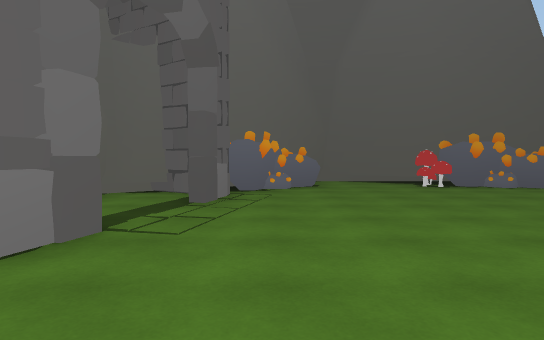
[1] (above)

19 first-person views from a walk through a scene from a Unity 3-D project. The camera is 1.3 m above the floor, tilts 2° down and sees 75° across. Doors are open. The floor is counted in squares, 2 m on a side. Each view is taken from the middle of a square. On the plan, view 1 faces up. The plan holds only what a view shows up to about 10 squares ahead; the rest is blank. The place goes on beyond the plan. The player is left out. Some animated figures are not drawn.

[2]
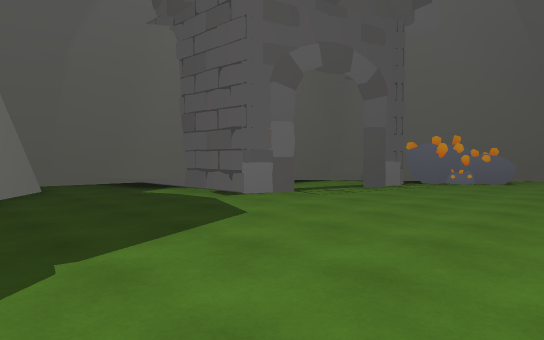

[3]
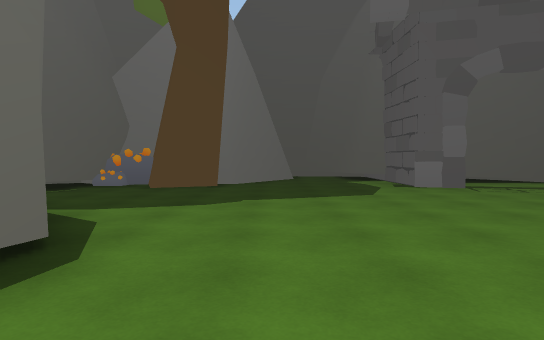

[4]
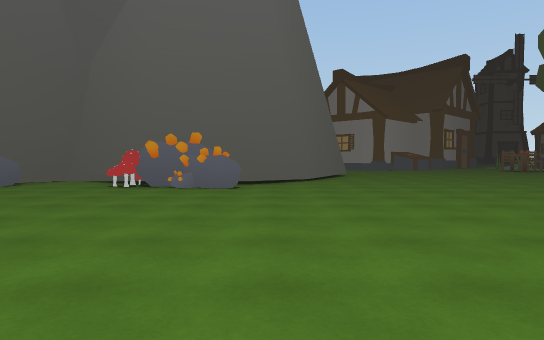

[5]
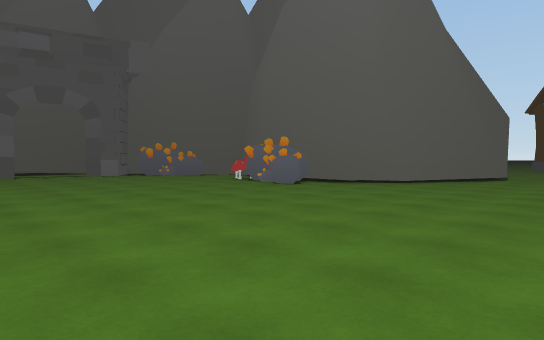

[6]
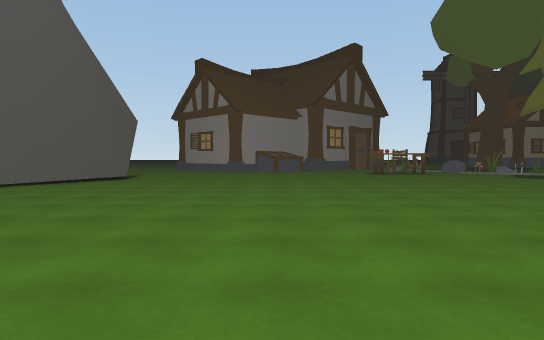

[7]
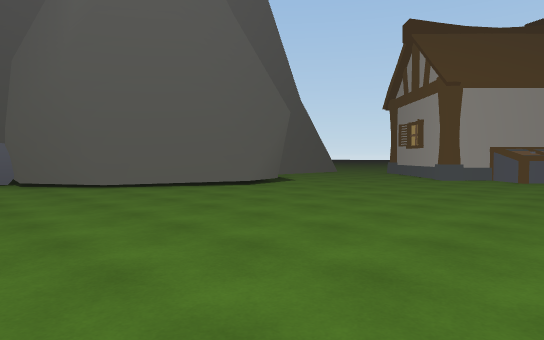

[8]
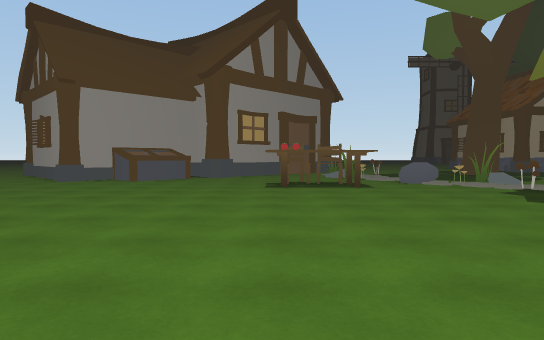

[9]
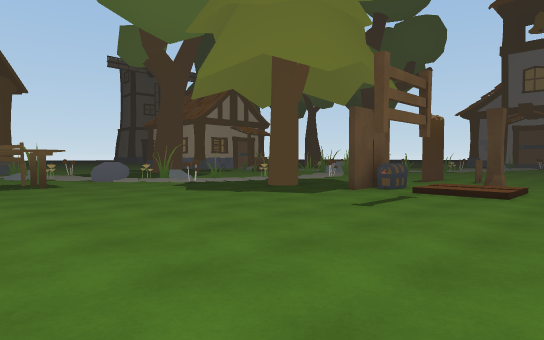

[10]
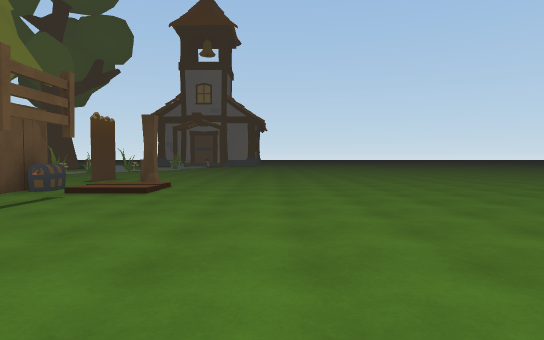

[11]
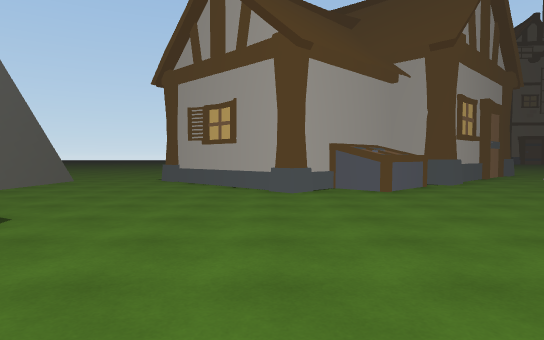

[12]
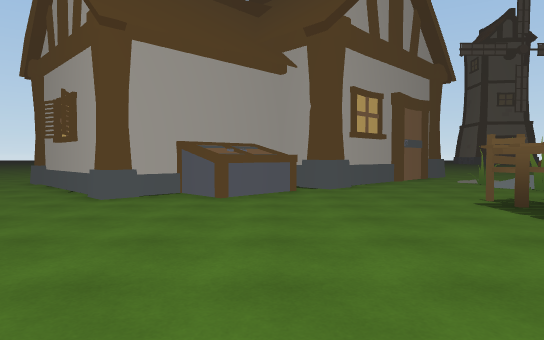

[13]
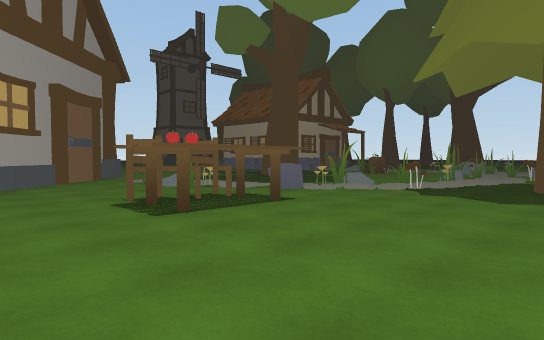

[14]
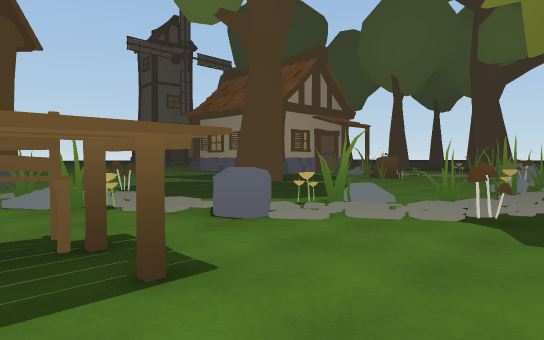

[15]
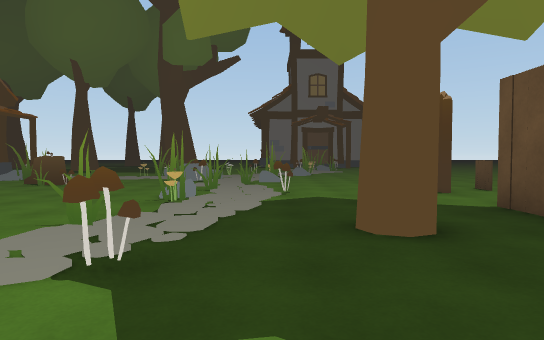

[16]
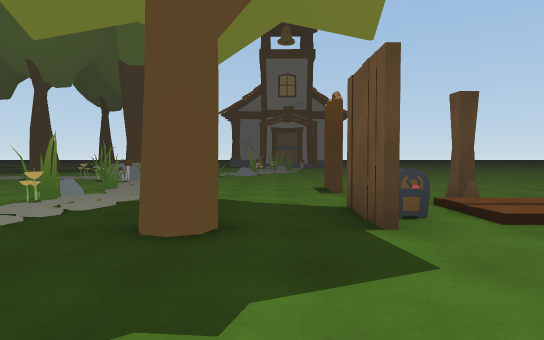

[17]
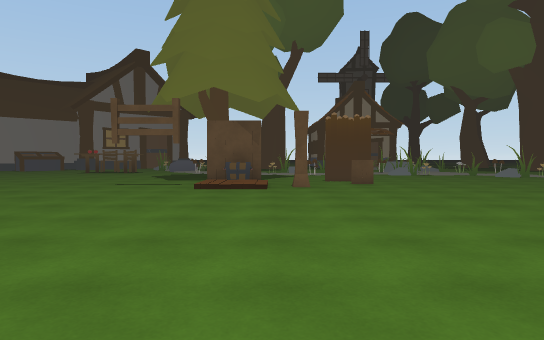

[18]
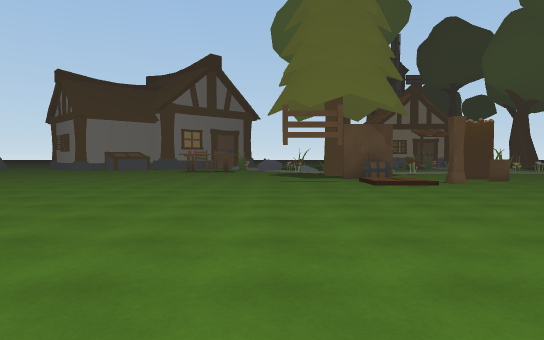

[19]
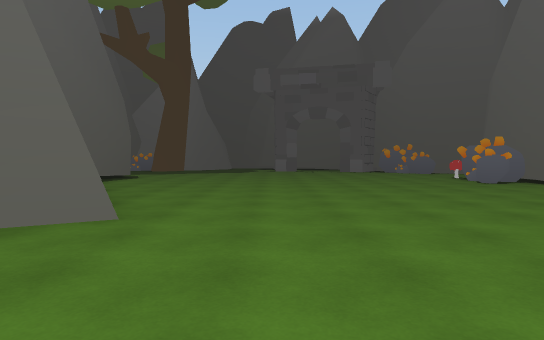

### Floor plan
Points are (right, up) in squares from view 1. A wall is a line through its corners. A room is listed if a view was taken in it or the views show most of it. See-through windows are left out.
Room 1 (views 1, 2, 3, 4, 5, 6, 7, 8, 9, 10, 11, 12, 13, 14, 15, 16, 17, 18, 19)
walls: (8, 9.8) (6.4, 8.6) (5.5, 8.6); (11.1, 0.3) (11.6, -0.7); (9.6, 13.3) (9.3, 12.6); (8.9, 14.2) (9.7, 12.7) (7.8, 9.6); (24.1, 11) (25.7, 11); (12.5, 17.6) (9.1, 21.1); (4.2, 8.7) (3.5, 8.8) (1.5, 9.9) (0.4, 8.5); (25.8, 10.9) (24.1, 10.9); (14.1, 18.9) (13.7, 18.5); (15.5, 19) (14.2, 17.7) (13.3, 18.5) (12.3, 17.5); (23.2, 16.6) (23.4, 17) (22.7, 17.1); (24.4, 15.8) (23.9, 15.8); (23.7, 16.6) (22.7, 17.1); (16.8, 19.9) (16.2, 19.3) (15.4, 20); (23.8, 16.8) (22.8, 17.2); (28.1, 10.7) (27.5, 10.8); (28.5, 9.7) (27.9, 9.7); (5, -2.7) (5.6, -2.8); (26.6, 15.3) (26.5, 15.8); (0.6, 8.8) (0.3, 8.4); (26.9, 15.6) (25.9, 15.4); (3.4, -2.5) (5.5, -2.8); (18.3, 21.8) (16, 19.5); (18.7, 21.8) (18.4, 21.5); (-0.7, 6.2) (-1, 5); (6.4, 20.5) (6.4, 18.1); (19.2, 22.6) (18.5, 22); (-1.5, 6.4) (-2.4, 7) (-3.1, 6.5); (-1.9, 6.8) (-2.5, 6.5); (-1.5, 3.2) (-1.8, 2.2) (-4.4, 2.2); (26.2, 20.7) (25.1, 21.4); (-3, 5.2) (-3.1, 3.9); (-3.1, 6.7) (-3, 3.9); (-3.8, 2.2) (-4.1, 1.5) (-4.9, 1.4); (-2.2, -2.1) (-1.6, -3.6); (-4.1, 1.5) (-6.2, 1); (-3.1, -1.6) (-2.8, -2.2); (-4.8, -0.4) (-2.9, -1.8); (-5.7, 1.2) (-6.5, 0.1); (-3, -4.8) (-0.7, -5.4); (-3, -4.9) (-1, -5.2); (-6.1, 1.9) (-6.5, -0.3)
low walls: (4.3, 8.7) (3.5, 8.7); (12.3, 17.5) (11.9, 17.9); (4.1, 9.7) (1.3, 9.7); (24.4, 15.8) (24.4, 16.3); (9.3, 20.5) (8.9, 20.9); (28.1, 15.2) (27.8, 15.6)
ways out: open door at (26.5, 11)
objects: rock (-3, -4); rock (-2, -4); rock (0, 7); rock (0, 8); rock (1, 8); mushroom (3, 8); mushroom (4, 8); rock (5, 8); rock (6, 7); rock (6, 8); table (18, 16) to (20, 16); chair (18, 17) to (19, 17); chair (20, 17); rock (22, 17) to (22, 18); tree (24, 13); chest (25, 10); other object (27, 9)

Positions as (right, up) in squares from view 1, and headings:
1: (0, 0), facing up
2: (3, -2), facing up-left
3: (6, -1), facing left
4: (7, 0), facing up
5: (12, 1), facing up-left
6: (14, 2), facing up
7: (16, 7), facing up-left
8: (18, 8), facing up
9: (18, 7), facing up-right
10: (18, 6), facing right
11: (12, 11), facing up
12: (15, 12), facing up
13: (16, 12), facing up-right
14: (19, 14), facing up-right
15: (21, 14), facing right
16: (21, 12), facing right
17: (26, 1), facing up
18: (22, 0), facing up
19: (15, 2), facing left
